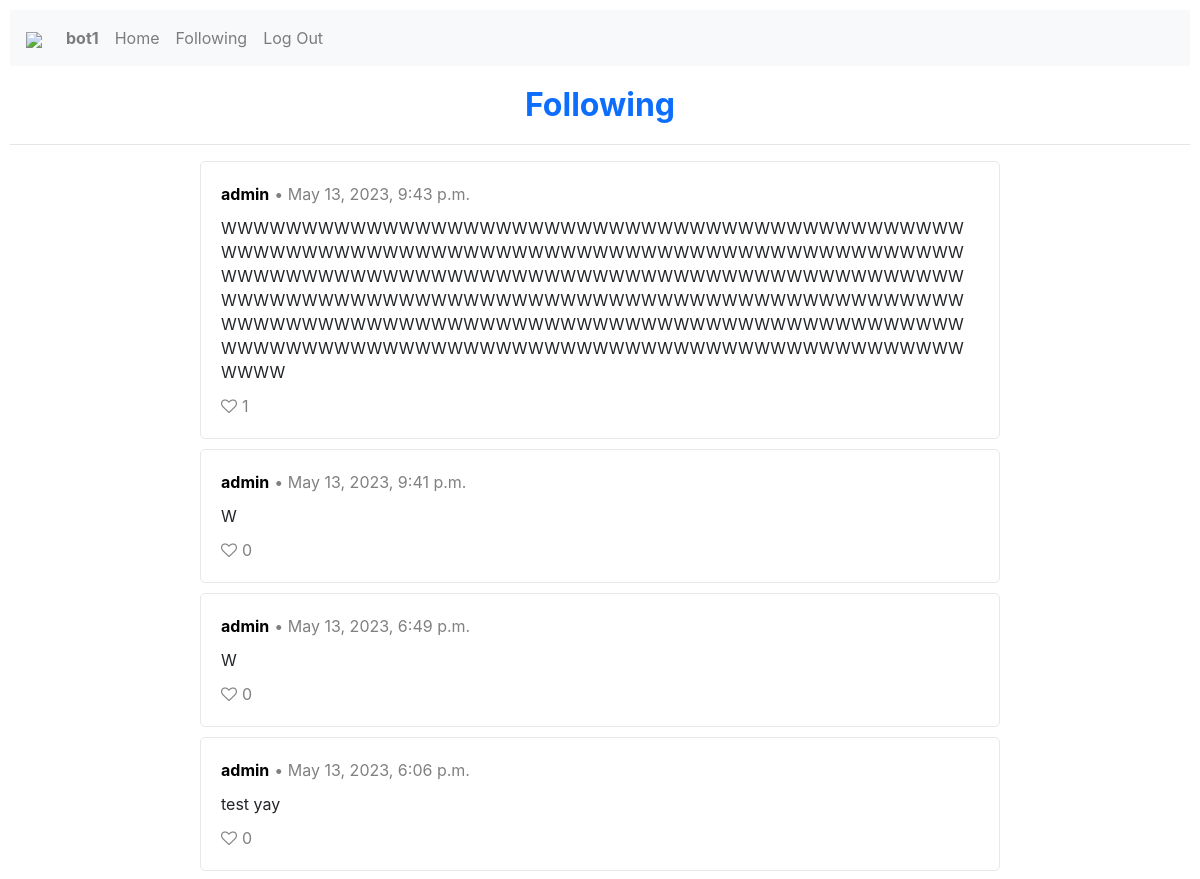
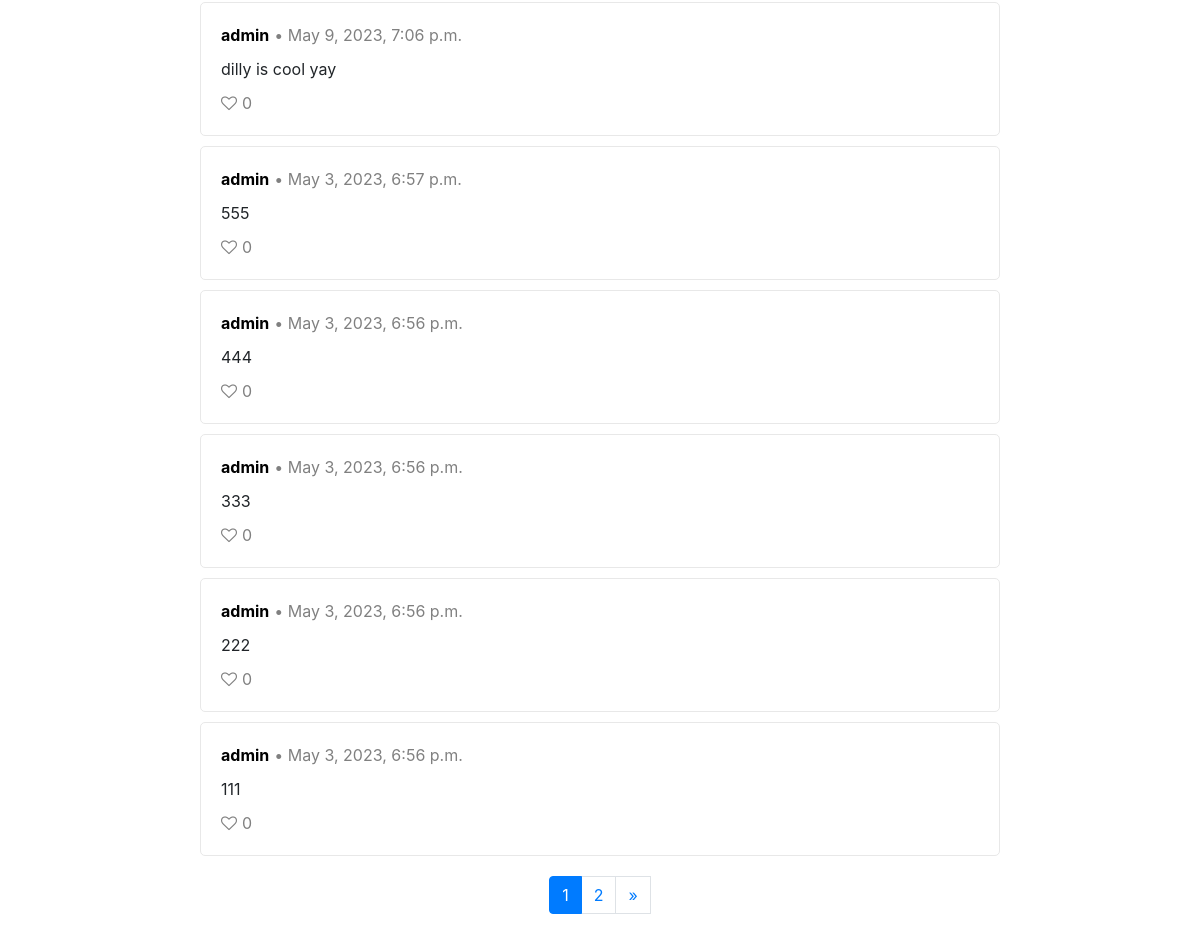
Before: /follow (signed in) with the older database file (2 pictures, top to bottom).
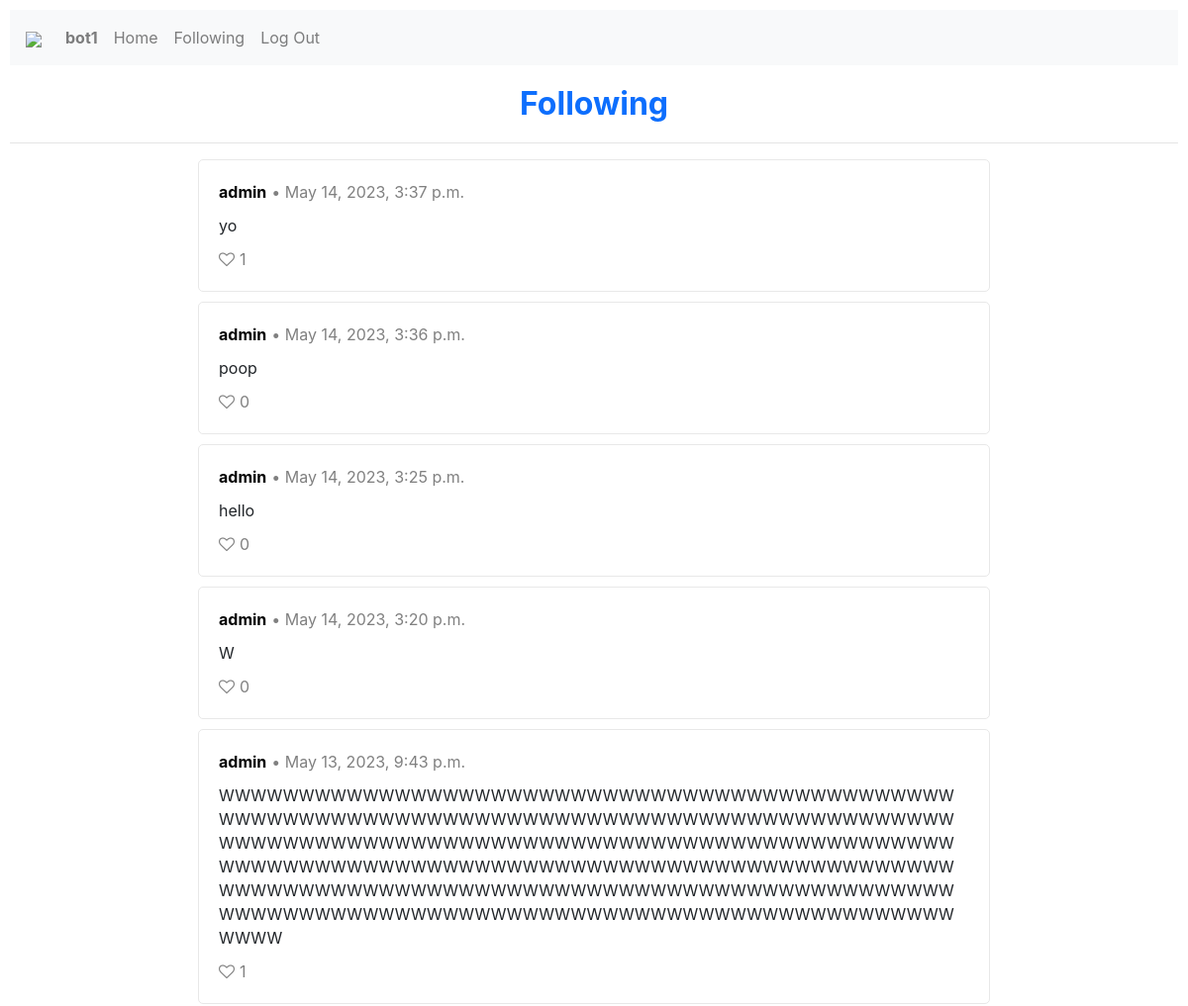
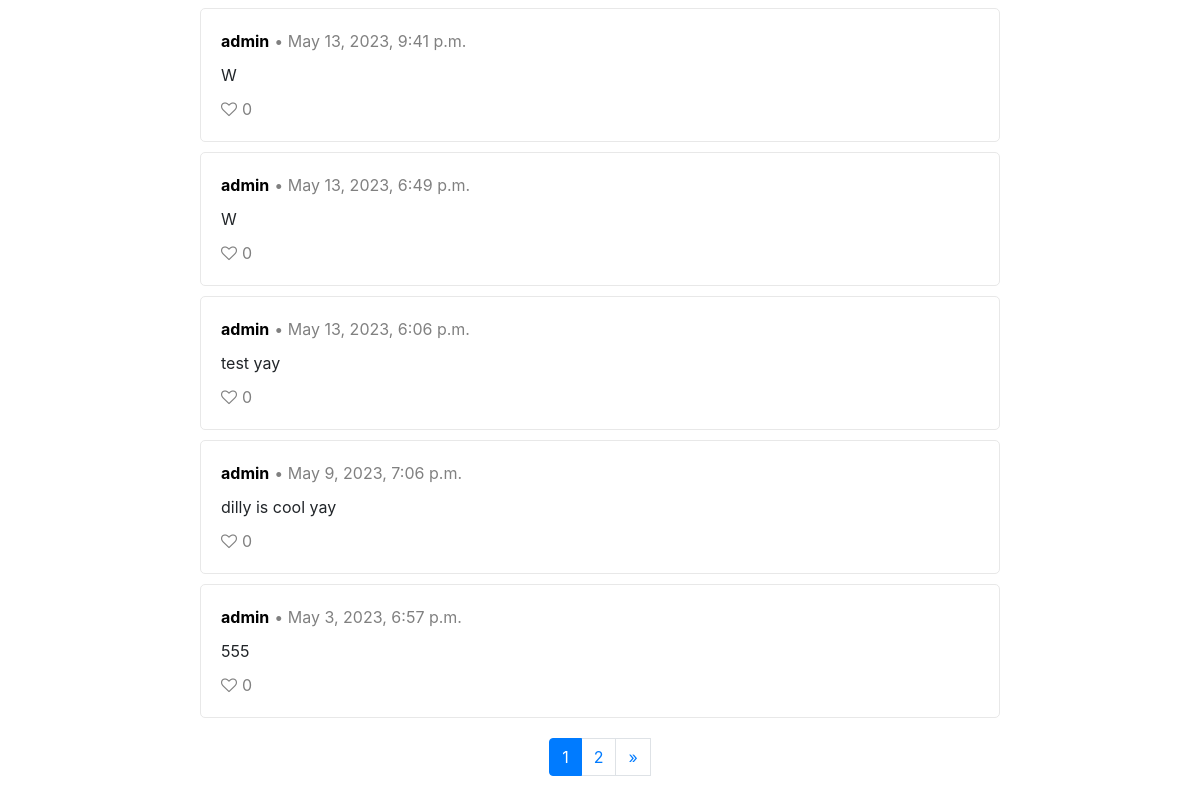
After: the same page with the newer database file (2 pictures, top to bottom).
### network/models.py (models this page shows, shortened)
class Post(models.Model):
    user = models.ForeignKey(User, on_delete=models.CASCADE, blank=True, null=True, related_name="post_user")
    content = models.CharField(max_length=280)
    number_of_likes = models.IntegerField(default=0)
    time = models.DateTimeField(auto_now_add=True)

class User(AbstractUser):
    pass

### network/views.py (the view)
# urls.py: path("follow", views.follow, name="follow"),
@login_required(login_url="login")
def follow(request):
    if request.method == "POST":
        profile_id = request.POST["profile_id"]
        follow_action = request.POST["follow_action"]
        if follow_action not in ["follow", "unfollow"]:
            return render(request, "auctions/error.html", {
            "message": "Bad request",
            "code": "400"
            })
        if follow_action == "follow":
            new_follow = Follow(
                user = User.objects.get(id=request.user.id),
                following = User.objects.get(id=profile_id)
            )
            new_follow.save()
            return redirect(profile, profile_id=profile_id)
        if follow_action == "unfollow":
            user_id = request.user.id
            filter = {"user": user_id, "following": profile_id}
            Follow.objects.filter(**filter).delete()
            return redirect(profile, profile_id=profile_id)
    else:
        user = None
        liked_post_ids=[]
        if request.user.id is not None:
            user = User.objects.get(id=request.user.id)
            liked_post_ids = get_liked_posts(request)
        following = Follow.objects.filter(user=request.user.id).order_by("-time")
        follow_list = []
        for follow in following:
            follow_list.append(follow.following.id)
        following_posts = Post.objects.filter(user__in=follow_list).order_by("-time")
        number_of_posts = len(following_posts)
        page_obj = get_page_objects(request, following_posts)
        return render(request, "network/following.html", {
            "user": user,
            "liked_post_ids": liked_post_ids,
            "page_obj": page_obj,
            "number_of_posts": number_of_posts
        })

### network/utils.py (called while the page is built)
def get_page_objects(request, posts):
    paginator = Paginator(posts, 10)
    page_number = request.GET.get("page")
    page_obj = paginator.get_page(page_number)
    return page_obj

def get_liked_posts(request):
    likes = None
    liked_post_ids = []
    user = User.objects.get(id=request.user.id)
    likes = Like.objects.filter(user=user)
    for like in likes:
        liked_post_ids.append(like.post.id)
    return liked_post_ids

### network/templates/network/following.html
{% extends "network/layout.html" %}
{% block body %}
    <h2>Following</h2>
    <hr>
    {% include "network/posts.html" %}
{% endblock %}

### network/templates/network/posts.html (shortened to what this page needs)
{% load static %}
{% if number_of_posts > 0 %}
    {% for post in page_obj %}
        <div class="post-panel">
            <div class="post-header">
                <div>
                    <a class="username" href="{% url 'profile' profile_id=post.user.id %}"><strong>{{ post.user }}</strong></a>
                </div>
                <div class="post-time">
                    &bull; {{ post.time }}
                </div>
            </div>
            <div class="post-content-saved" id="content-div-{{ post.id }}-saved">
                {{ post.content }}
            </div>
            <div class="likes-container" id="likes-div-{{ post.id }}">
                {% if user.is_authenticated and post.id not in liked_post_ids %}
                    <div id="like-div-{{ post.id }}">
                        <button class="remove-style" id="like-btn-{{ post.id }}">
                            <i class="fa fa-heart-o heart-unliked"></i>
                        </button>
                    </div>
                {% elif user.is_authenticated and post.id in liked_post_ids %}
                    <div id="unlike-div-{{ post.id }}">
                        <button class="remove-style" id="unlike-btn-{{ post.id }}">
                            <i class="fa fa-heart heart-liked"></i>
                        </button>
                    </div>
                {% else %}
                    <div id="inactive-like-div-{{ post.id }}">
                        <button class="remove-style" id="inactive-like-btn-{{ post.id }}">
                            <i class="fa fa-heart-o heart-inactive"></i>
                        </button>
                    </div>
                {% endif %}
                <span class="likes-count" id="likes-count-{{ post.id }}">{{ post.number_of_likes }}</span>
            </div>
        </div>
    {% endfor %}
{% else %}
    No active posts
{% endif %}
<div class="pagination page-navigation">
    <li class="page-item active"><a class="page-link" href="?page={{ page_obj.number }}">{{ page_obj.number }}</a></li>
    {% if page_obj.has_next %}
        <a class="page-link" href="?page={{ page_obj.next_page_number }}">{{ page_obj.next_page_number }}</a>
        <a class="page-link" href="?page={{ page_obj.paginator.num_pages }}">&raquo;</a>
    {% endif %}
</div>

Changed rows visible on the page:
no longer on this page (row unchanged): Post: user "admin", time "May 3, 2023, 6:56 p.m.", content "444", number_of_likes "0"
no longer on this page (row unchanged): Post: user "admin", time "May 3, 2023, 6:56 p.m.", content "333", number_of_likes "0"
no longer on this page (row unchanged): Post: user "admin", time "May 3, 2023, 6:56 p.m.", content "222", number_of_likes "0"
no longer on this page (row unchanged): Post: user "admin", time "May 3, 2023, 6:56 p.m.", content "111", number_of_likes "0"
added Post: user "admin", time "May 14, 2023, 3:37 p.m.", content "yo", number_of_likes "1"
added Post: user "admin", time "May 14, 2023, 3:36 p.m.", content "poop", number_of_likes "0"
added Post: user "admin", time "May 14, 2023, 3:25 p.m.", content "hello", number_of_likes "0"
added Post: user "admin", time "May 14, 2023, 3:20 p.m.", content "W", number_of_likes "0"
